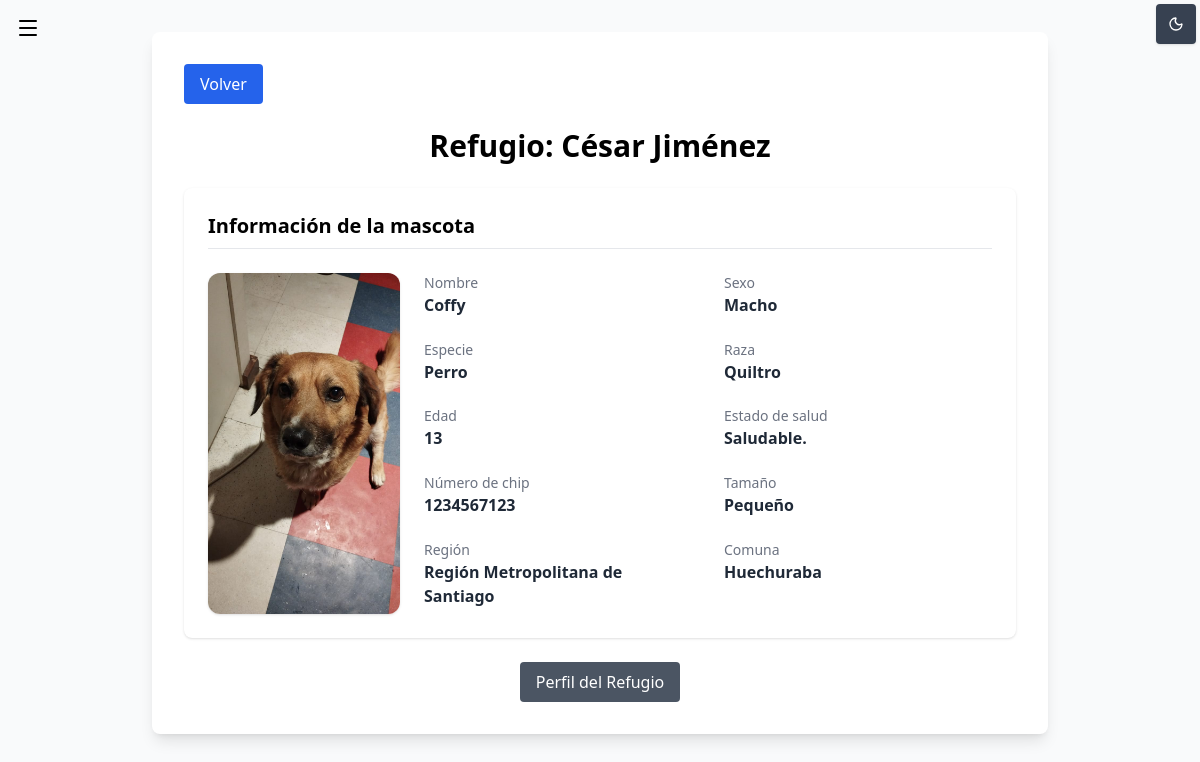
Page /perfilmascota.php?id=1 (signed in) on the committed database.
### tables this page shows
CREATE TABLE mascotas (
    id INT AUTO_INCREMENT PRIMARY KEY,
    estado_salud VARCHAR(100) NOT NULL,
    nombre VARCHAR(100) NOT NULL,
    sexo VARCHAR(20) NOT NULL,
    raza VARCHAR(100) NOT NULL,
    especie VARCHAR(100) NOT NULL,
    edad INT NOT NULL,
    nro_chip VARCHAR(50) NOT NULL,
    tamaño VARCHAR(50) NOT NULL,
    foto VARCHAR (255) NOT NULL,
    refugio_id INT NOT NULL,
    adoptante_id INT DEFAULT NULL,
    region_id INT NOT NULL,
    comuna_id INT NOT NULL,

    FOREIGN KEY (refugio_id) REFERENCES usuarios(id),
    FOREIGN KEY (adoptante_id) REFERENCES usuarios(id),
    FOREIGN KEY (region_id) REFERENCES region(id),
    FOREIGN KEY (comuna_id) REFERENCES comuna(id)
);

CREATE TABLE usuarios (
    id INT AUTO_INCREMENT PRIMARY KEY,
    nombre VARCHAR(100) NOT NULL,
    rut VARCHAR(12) NOT NULL UNIQUE,
    email VARCHAR(100) NOT NULL UNIQUE,
    contrasena VARCHAR(255) NOT NULL,
    edad INT DEFAULT NULL,
    fecha_nacimiento DATE DEFAULT NULL,
    genero VARCHAR(20) DEFAULT NULL,
    direccion TEXT NOT NULL,
    numero_contacto VARCHAR(20) NOT NULL,
    representante VARCHAR(100) DEFAULT NULL,
    horario VARCHAR(100) DEFAULT NULL,
    descripcion TEXT DEFAULT NULL,
    especies TEXT DEFAULT NULL,
    redes_sociales TEXT DEFAULT NULL,
    mapa_url TEXT DEFAULT NULL,
    foto VARCHAR(255) DEFAULT NULL,
    fecha_creacion DATETIME DEFAULT CURRENT_TIMESTAMP,
    region_id INT NOT NULL,
    comuna_id INT NOT NULL,
    tipo VARCHAR(20) NOT NULL,

    FOREIGN KEY (region_id) REFERENCES region(id),
    FOREIGN KEY (comuna_id) REFERENCES comuna(id)
);

CREATE TABLE region (
    id INT AUTO_INCREMENT PRIMARY KEY,
    nombre VARCHAR(100) NOT NULL
);

CREATE TABLE comuna (
    id INT AUTO_INCREMENT PRIMARY KEY,
    nombre VARCHAR(100) NOT NULL,
    region_id INT NOT NULL,
    FOREIGN KEY (region_id) REFERENCES region(id) ON DELETE CASCADE ON UPDATE CASCADE
);

### perfilmascota.php (the view, shortened to what this page needs)
<?php
include("conexion.php");
$conexion->set_charset("utf8mb4");
$id = intval($_GET['id']);
$stmt = $conexion->prepare("
    SELECT mascotas.*, region.nombre AS nombre_region, comuna.nombre AS nombre_comuna, usuarios.nombre AS nombre_refugio
    FROM mascotas
    LEFT JOIN region ON mascotas.region_id = region.id
    LEFT JOIN comuna ON mascotas.comuna_id = comuna.id
    LEFT JOIN usuarios ON mascotas.refugio_id = usuarios.id
    WHERE mascotas.id = ?
");
$stmt->bind_param("i", $id);
$stmt->execute();
$resultado = $stmt->get_result();
$mascotas = $resultado->fetch_assoc();
    ?>
<html lang="es">
 <head>
  <script src="https://cdn.tailwindcss.com"></script>
 </head>
 <body class="bg-gray-50 min-h-screen">
  <div class="menu-toggle">
   <label class="cursor-pointer" for="btn-menu">
    <i data-lucide="menu" class="menu-icono w-6 h-6"></i>
   </label>
  </div>
  <div class="fixed top-1 right-1 z-50">
        <button id="modoToggle" class="bg-gray-700 text-white px-3 py-2 rounded shadow flex items-center justify-center w-10 h-10">
        </button>
    </div>
   <div class="container mx-auto px-4 py-8">
    <div class="max-w-4xl mx-auto bg-white rounded-lg shadow-lg p-6 md:p-8">
        <div class="flex justify-between items-center mb-6">
          <a href="javascript:history.back()" class="px-4 py-2 bg-blue-600 text-white rounded hover:bg-blue-700">Volver</a>
      </div>
     <div class="card-body">
      <div class="mb-6 text-center">
       <h1 class="text-3xl font-bold mb-2">Refugio: <?= htmlspecialchars($mascotas['nombre_refugio']) ?></h1>
      </div>
      <div class="tab-content mt-3" id="profileTabContent">
         <div class="bg-white p-6 rounded-lg shadow">
            <h2 class="text-xl font-semibold mb-6 border-b pb-2">Información de la mascota</h2>
            <div class="flex flex-col md:flex-row gap-6">
                <div class="flex-shrink-0">
                    <?php if (!empty($mascotas['foto']) && file_exists($mascotas['foto'])): ?>
                        <img src="<?= htmlspecialchars($mascotas['foto']) ?>" alt="Foto del refugio" class="w-48 h-auto rounded-xl shadow">
                    <?php else: ?>
                        <img src="img/mascota_default.png" alt="" class="w-48 h-auto rounded-xl shadow opacity-50">
                    <?php endif; ?>
                </div>
                <div class="flex-1 grid grid-cols-1 md:grid-cols-2 gap-x-8 gap-y-4">
                    <div>
                        <p class="text-gray-500 text-sm">Nombre</p>
                        <p class="text-gray-800 font-semibold"><?= htmlspecialchars($mascotas['nombre']) ?></p>
                    </div>
                    <div>
                        <p class="text-gray-500 text-sm">Sexo</p>
                        <p class="text-gray-800 font-semibold"><?= htmlspecialchars($mascotas['sexo']) ?></p>
                    </div>
                    <div>
                        <p class="text-gray-500 text-sm">Especie</p>
                        <p class="text-gray-800 font-semibold"><?= htmlspecialchars($mascotas['especie']) ?></p>
                    </div>
                    <div>
                        <p class="text-gray-500 text-sm">Raza</p>
                        <p class="text-gray-800 font-semibold"><?= htmlspecialchars($mascotas['raza']) ?></p>
                    </div>
                    <div>
                        <p class="text-gray-500 text-sm">Edad</p>
                        <p class="text-gray-800 font-semibold"><?= htmlspecialchars($mascotas['edad']) ?></p>
                    </div>
                    <div>
                        <p class="text-gray-500 text-sm">Estado de salud</p>
                        <p class="text-gray-800 font-semibold"><?= htmlspecialchars($mascotas['estado_salud']) ?></p>
                    </div>
                    <div>
                        <p class="text-gray-500 text-sm">Número de chip</p>
                        <p class="text-gray-800 font-semibold"><?= htmlspecialchars($mascotas['nro_chip']) ?></p>
                    </div>
                    <div>
                        <p class="text-gray-500 text-sm">Tamaño</p>
                        <p class="text-gray-800 font-semibold"><?= htmlspecialchars($mascotas['tamaño']) ?></p>
                    </div>
                    <div>
                        <p class="text-gray-500 text-sm">Región</p>
                        <p class="text-gray-800 font-semibold"><?= htmlspecialchars($mascotas['nombre_region']) ?></p>
                    </div>
                    <div>
                        <p class="text-gray-500 text-sm">Comuna</p>
                        <p class="text-gray-800 font-semibold"><?= htmlspecialchars($mascotas['nombre_comuna']) ?></p>
                    </div>
                </div>
            </div>
        </div>
        <div class="col-span-2 flex justify-center space-x-4 pt-6">
            <?php if ($_SESSION['usuario_tipo'] === 'Adoptante' || $_SESSION['usuario_tipo'] === 'Administrador'): ?>
                <a href="perfilrefugio.php?id=<?= $mascotas['refugio_id']; ?>">
                    <button type="button" class="px-4 py-2 bg-gray-600 text-white rounded hover:bg-blue-700 transition">
                        Perfil del Refugio
                    </button>
                </a>
            <?php endif; ?>
        </div>
    </div>
 </body>
</html>

### perfilmascota.php (style rules this page uses)
.menu-toggle { position: fixed; top: 1rem; left: 1rem; z-index: 50; }
body, .bg-white, .text-gray-800, .text-gray-500, .bg-gray-200, .bg-gray-600, .border-gray-300, .side-menu, .side-menu a, .menu-container { transition: background-color 0.3s ease, color 0.3s ease, border-color 0.3s ease, opacity 0.3s ease, transform 0.3s ease; }
.menu-icono { color: #000000; transition: color 0.3s ease; }

### rows in the picture
mascotas: refugio.nombre "César Jiménez", foto (picture), nombre "Coffy", sexo "Macho", especie "Perro", raza "Quiltro", edad "13", estado_salud "Saludable.", nro_chip "1234567123", tamaño "Pequeño", region.nombre "Región Metropolitana de Santiago", comuna.nombre "Huechuraba"
